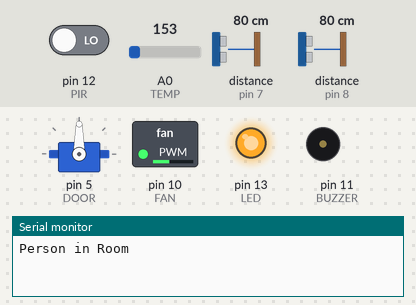
The sketch below on a simulated Arduino Uno, built with avr-gcc and run on an emulated ATmega328P. Parts: servo, switched loads named in the sketch (green lamp = pin HIGH), output pins drawn as LEDs (lit = HIGH), buzzer (waves = sounding), the last lines printed to the serial monitor. Wiring (inferred from the names in the program): 2 × ultrasonic range finder: trigger pin 6, echo pin 7 / trigger pin 9, echo pin 8. The inputs (shaded band) are chosen by the test bench; at power-on: distance to the obstacle (sensors on pin 7, pin 8) 80 cm, pin 12 (PIR) LOW, A0 (TEMP) = 153. The echo pulse lasts 58.3 µs per cm; pins used as bus, display or sensor lines are not drawn.

Above: at 4.8 s.
4.9 s: distance to the obstacle (sensor on pin 7) set to 69 cm
9.9 s: distance to the obstacle (sensor on pin 7) set to 61 cm
At 12.5 s:
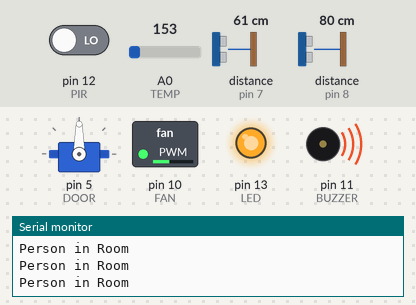
19.2 s: pin 12 (PIR) driven HIGH
At 25.1 s:
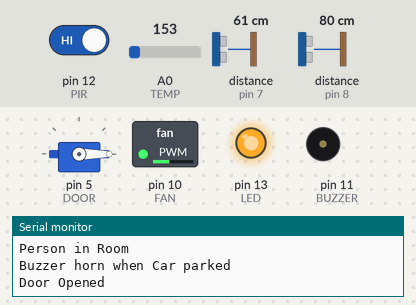
28.5 s: A0 (TEMP) set to 191
At 37.2 s:
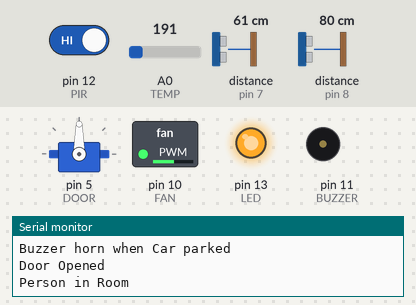
38.4 s: pin 12 (PIR) driven LOW
At 43.3 s:
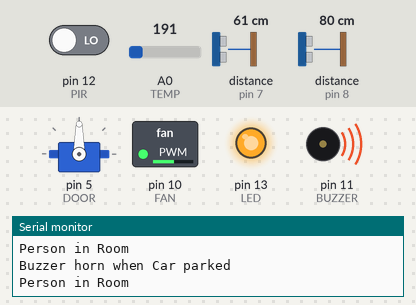
43.4 s: pin 12 (PIR) driven HIGH
At 45.8 s:
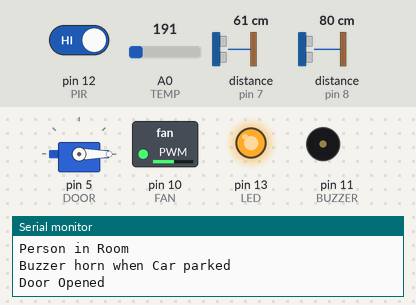
Timing chart, 0 to 54.3 s (numbered marks = the images above; inputs shaded):
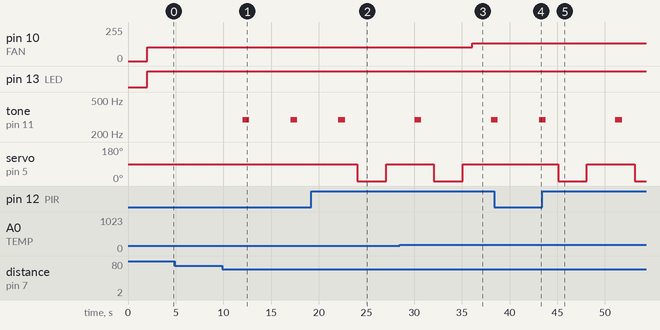

Measured:
- the behaviour switches between 67 and 66 cm on distance to the obstacle (sensor on pin 7) (found by bisection; images 0 and 1)
- after the input at 9.9 s, tone on pin 11 (BUZZER): alternates 294 Hz for 0.70 s and silent for 4.3 s, starting after 2.1 s
- after the input at 19.2 s, tone on pin 11 (BUZZER): goes on until 22.8 s, then stays silent; servo on pin 5 (DOOR): 90° → 0° after 4.9 s, → 90° 3.0 s later
- after the input at 28.5 s, pin 10 (FAN): 102/255 → 132/255 after 7.6 s
- after the input at 38.4 s, servo on pin 5 (DOOR): stays 90° (without the input it goes to 0° after 1.7 s)
- after the input at 43.4 s, servo on pin 5 (DOOR): 90° → 0° after 1.7 s, → 90° 3.0 s later, → 0° 5.0 s later

The sketch:

Code.ino
```cpp
// C++ code
//
#include<Servo.h>

#define LED 13
#define FAN 10
#define TEMP A0
#define BUZZER 11
#define PIR 12
#define DOOR 5
#define TRIGGER 6
#define ECHO 7
#define TRIGGER1 9
#define ECHO1 8

Servo S;

void setup()
{
  Serial.begin(9600);
  pinMode(LED,OUTPUT);
  pinMode(FAN,OUTPUT);
  pinMode(BUZZER,OUTPUT);
  pinMode(PIR,INPUT);
  pinMode(DOOR,OUTPUT);
  pinMode(TRIGGER,OUTPUT);
  pinMode(ECHO,INPUT);
  pinMode(TRIGGER1,OUTPUT);
  pinMode(ECHO1,INPUT);
  S.attach(DOOR);
  S.write(90);


}

void loop()
{
  //Car Garage
  digitalWrite(TRIGGER,0);
  digitalWrite(TRIGGER,1);
  delayMicroseconds(10);
  digitalWrite(TRIGGER,0);
  float d = pulseIn(ECHO,1);
  float l = (d*0.0343)/2;
  int m = map(l,0,330,0,255);

  if(m<=50)
  {
    tone(BUZZER,294,700);
    delay(1000);
    noTone(BUZZER);
    Serial.println("Buzzer horn when Car parked");
  }
  else
    analogWrite(BUZZER,0);


  //Door Open
  int z = digitalRead(PIR);
  delay(1000);
  if(z==1)
  {
    S.write(0);
    Serial.println("Door Opened");
    delay(3000);
    S.write(90);
    delay(1000);
  }
    else
    {
    S.write(90);
    delay(1000);
    }
  digitalWrite(TRIGGER1,0);
  digitalWrite(TRIGGER1,1);
  delayMicroseconds(10);
  digitalWrite(TRIGGER1,0);
  float d1 = pulseIn(ECHO1,1);
  float l1 = (d1*0.0343)/2;
  if(l1<330)
    {
      //IN ROOM
    Serial.println("Person in Room");
    digitalWrite(LED,1);
    double a = analogRead(TEMP);
    double t = (((a/1024)*5)-0.5)*100;
    int s = map(t,-40,120,0,255);
    if(s>100)
      analogWrite(FAN,s);
      delay(2000);
   }
  else
  {
     digitalWrite(LED,0);
     analogWrite(FAN,0);
  }
}
```
